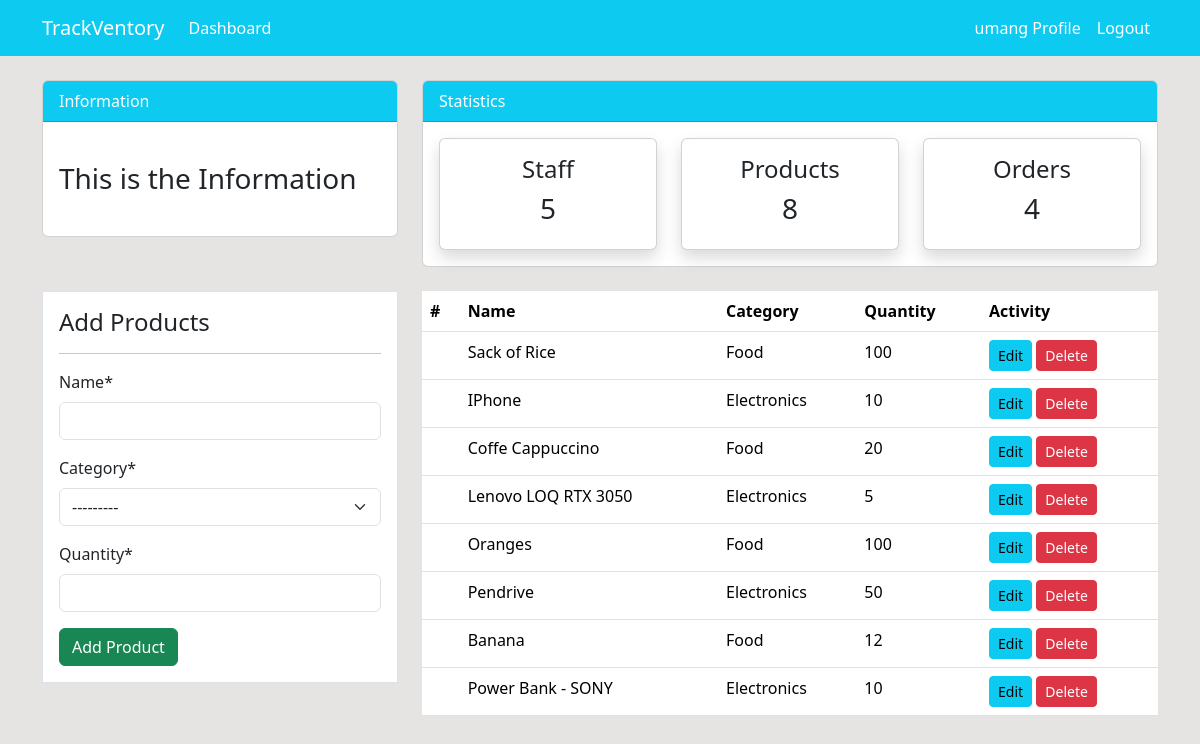
/product/ (signed in), run on the app's committed database.
### dashboard/models.py (models this page shows, shortened)
class Product(models.Model):
    name=models.CharField(max_length=100,null=True)
    category=models.CharField(max_length=20, choices=CATEGORY,null=True)
    quantity=models.PositiveIntegerField(null=True)
    class Meta:
        verbose_name_plural='Product'

### dashboard/views.py (the view)
# urls.py: path('product/',views.product,name='dashboard-product'),
@login_required
def product(request):
    items=Product.objects.all() # using ORM (object relation mapping )
    products_count=items.count()
    workers_count=User.objects.all().count()
    orders_count=Order.objects.all().count()
    if request.method=='POST':
        form=ProductForm(request.POST)
        if form.is_valid():
            form.save()
            product_name=form.cleaned_data.get('name')
            messages.success(request,f'{product_name} has been added!')
            return redirect('dashboard-product')
    else:
        form=ProductForm()
    context={
        'items': items,
        'form':form,
        'workers_count':workers_count,
        'products_count':products_count,
        'orders_count':orders_count,
    }
    return render(request,'dashboard/product.html',context)

### dashboard/forms.py
class ProductForm(forms.ModelForm):
    class Meta:
        model=Product
        fields=['name','category','quantity']

### templates/dashboard/product.html (shortened to what this page needs)
{% extends 'partials/base.html' %}
{% load crispy_forms_tags %}
{% block content %}
{% include 'partials/topnav.html' %}
 <div class="container">
    <div class="row my-4">
        <div class="col-md-4">
            <div class="border bg-white p-3">
                <h4>Add Products</h4>
                <hr>
                <form method="POST">
                    {{form|crispy}}
                    <input class="btn btn-success btn-block" type="submit" value="Add Product">
                </form>
            </div>
        </div>
        <div class="col-md-8">
            <table class="table bg-white">
                <thead class="bg-info">
                    <tr class="text-white">
                        <th scope="col">#</th>
                        <th scope="col">Name</th>
                        <th scope="col">Category</th>
                        <th scope="col">Quantity</th>
                        <th scope="col">Activity</th>
                    </tr>
                </thead>
                <tbody>
                    {% for  item in items%}
                    <tr>
                        <th scope="row"> </th>
                        <td>{{item.name}}</td>
                        <td>{{item.category}}</td>
                        <td>{{item.quantity}}</td>
                        <td>
                            <a class="btn btn-info btn-sm" href="{% url 'dashboard-product-update' item.id %}">Edit</a>
                            <a class="btn btn-danger btn-sm" href="{% url 'dashboard-product-delete' item.id %}">Delete</a>
                        </td>
                    </tr>
                    {% endfor %}
                </tbody>
            </table>
        </div>
    </div>
</div>
{% endblock %}

### templates/partials/nav.html (shortened to what this page needs)
<nav class="navbar navbar-expand-lg navbar-info bg-info">
    <div class="container d-flex justify-content-between align-items-center">
        <a class="navbar-brand text-white font-weight-bold" href="{% url 'dashboard-index' %}">TrackVentory</a>
        {% if user.is_authenticated %}
        <ul class="navbar-nav mr-auto">
            <li class="nav-item">
                <a class="nav-link text-white" href="{% url 'dashboard-index' %}">Dashboard</a>
            </li>
        </ul>
        <div class="collapse navbar-collapse justify-content-end" id="navbarContent">
            <ul class="navbar-nav d-flex align-items-center">
                <li class="nav-item">
                    <a class="nav-link text-white" href="{% url 'user-profile' %}">{{ user.username }} Profile</a>
                </li>
                <li class="nav-item">
                    <a class="nav-link text-white" href="#"
                        onclick="event.preventDefault(); document.getElementById('logout-form').submit();">Logout</a>
                </li>
            </ul>
        </div>
        {% endif %}
    </div>
</nav>

### static/style.css (style rules this page uses)
body { background: rgb(230, 227, 227); }

### data on the page
Product: name "Sack of Rice", category "Food", quantity "100"
Product: name "IPhone", category "Electronics", quantity "10"
Product: name "Coffe Cappuccino", category "Food", quantity "20"
Product: name "Lenovo LOQ RTX 3050", category "Electronics", quantity "5"
Product: name "Oranges", category "Food", quantity "100"
Product: name "Pendrive", category "Electronics", quantity "50"
Product: name "Banana", category "Food", quantity "12"
Product: name "Power Bank - SONY", category "Electronics", quantity "10"

### other printed values
{{ user.username }} "umang"
{{ workers_count }} "5"
{{ products_count }} "8"
{{ orders_count }} "4"
